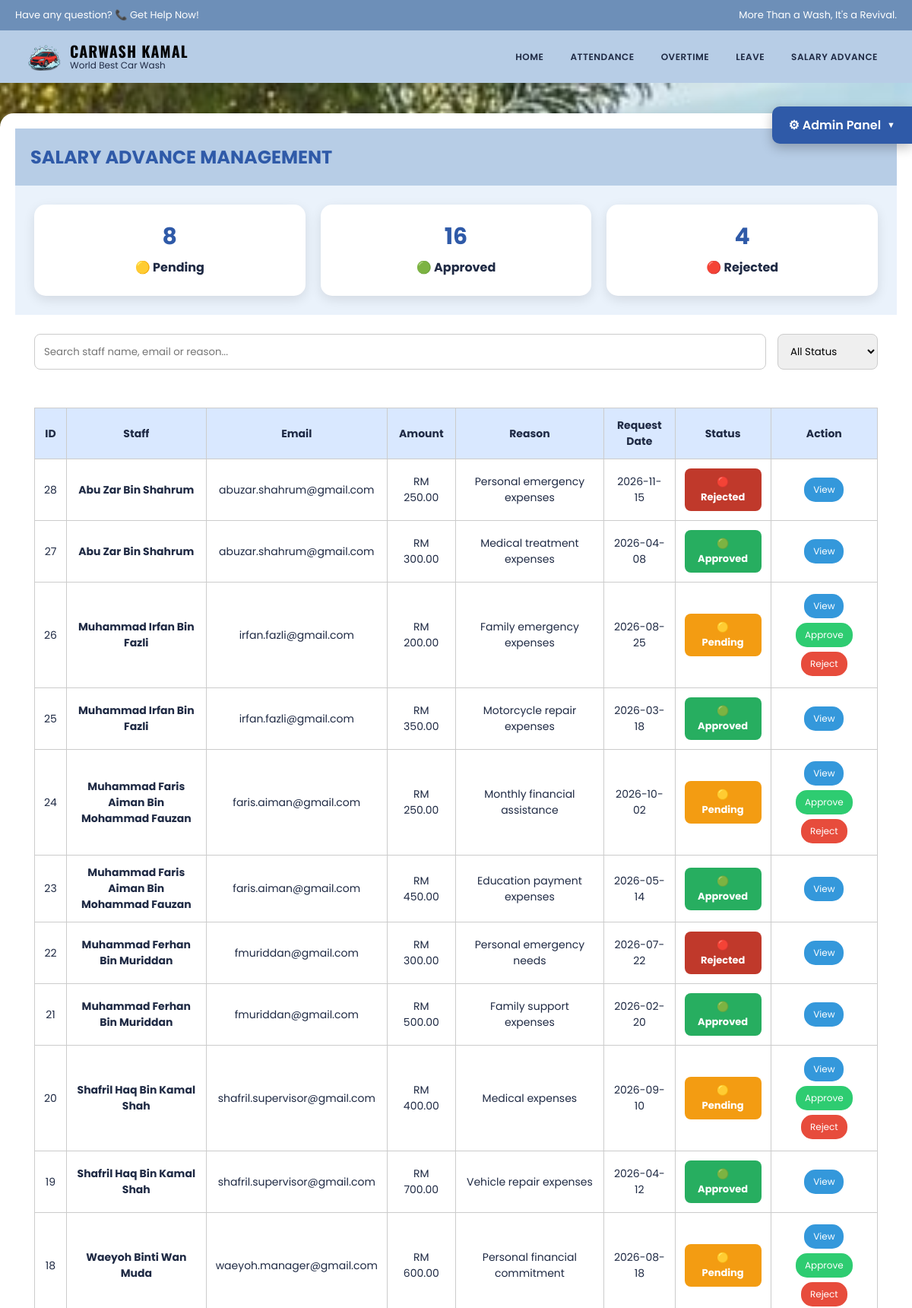
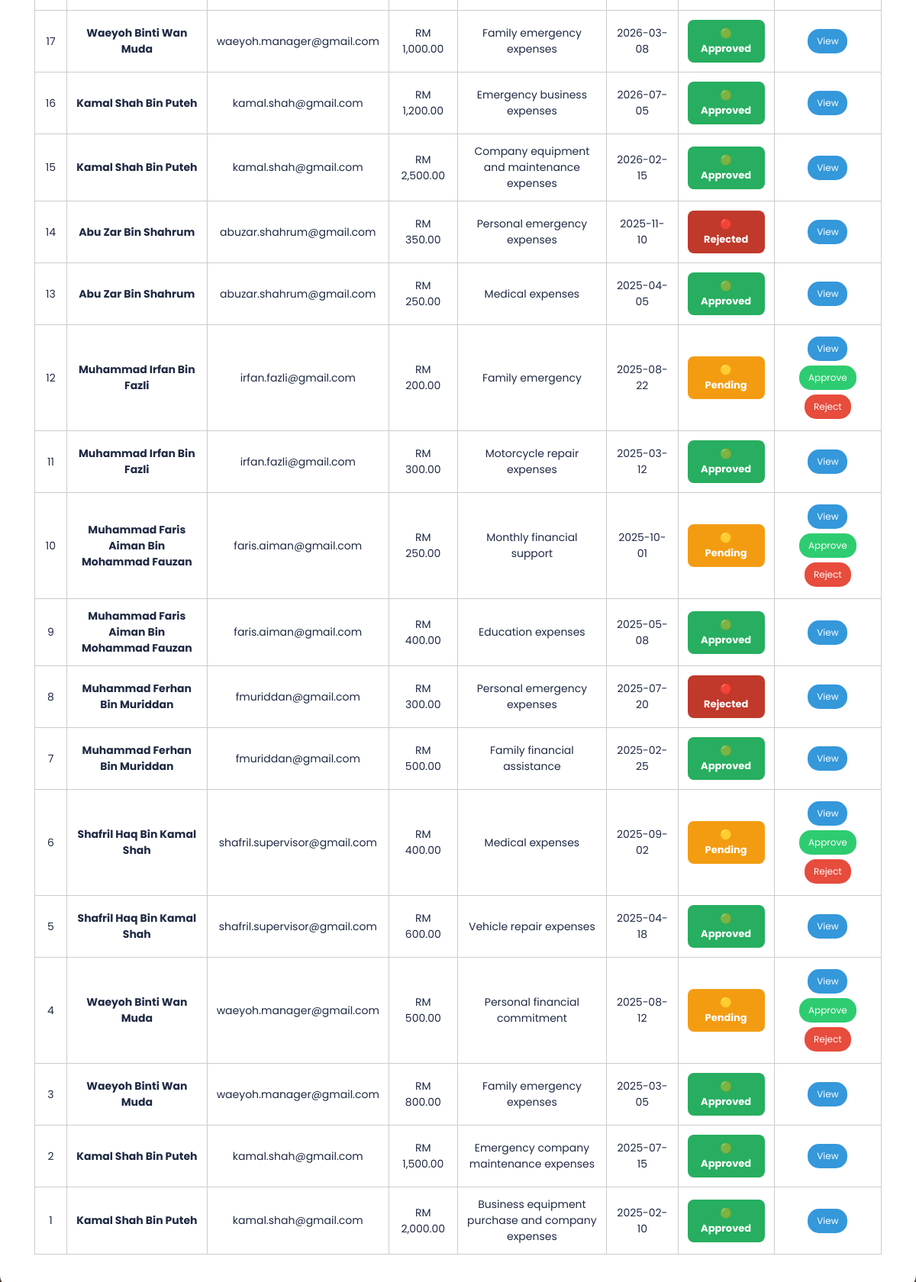
Screenshot of /staff/admin/salary_advance_management.php (signed in, upper part) with the database file from the repository (2 pictures, top to bottom).
### tables this page shows
CREATE TABLE `salary_advance` (
  `advance_id` int(11) NOT NULL,
  `staff_id` int(11) NOT NULL,
  `amount` int(11) NOT NULL,
  `reason` text NOT NULL,
  `request_date` date NOT NULL,
  `status` varchar(20) DEFAULT 'Pending'
);

CREATE TABLE `staff` (
  `staff_id` int(11) NOT NULL,
  `staff_name` varchar(50) NOT NULL,
  `staff_email` varchar(100) DEFAULT NULL,
  `staff_password` varchar(255) DEFAULT NULL,
  `staff_phonenum` int(11) NOT NULL,
  `staff_dob` date NOT NULL,
  `staff_state` varchar(50) NOT NULL,
  `staff_hiredate` date NOT NULL,
  `staff_salary` int(11) NOT NULL,
  `staff_job` varchar(20) NOT NULL,
  `staff_gender` tinyint(1) NOT NULL,
  `staff_image` varchar(255) DEFAULT NULL
);

### staff/admin/salary_advance_management.php (the view, shortened to what this page needs)
<?php
include("../../config.php");
$search = $_GET['search'] ?? "";
$query = "
SELECT
salary_advance.*,
staff.staff_name,
staff.staff_email
FROM salary_advance
JOIN staff
ON salary_advance.staff_id = staff.staff_id
WHERE
(
staff.staff_name LIKE ?
OR staff.staff_email LIKE ?
OR salary_advance.reason LIKE ?
)
";
$params = [
    "%$search%",
    "%$search%",
    "%$search%"
];
$query .= "
ORDER BY salary_advance.advance_id DESC
";
$stmt = $conn->prepare($query);
$stmt->execute($params);
$advance_list = $stmt->fetchAll();
$stmt = $conn->prepare("
SELECT COUNT(*)
FROM salary_advance
WHERE status='Pending'
");
$stmt->execute();
$pending = $stmt->fetchColumn();
$stmt = $conn->prepare("
SELECT COUNT(*)
FROM salary_advance
WHERE status='Approved'
");
$stmt->execute();
$approved = $stmt->fetchColumn();
$stmt = $conn->prepare("
SELECT COUNT(*)
FROM salary_advance
WHERE status='Rejected'
");
$stmt->execute();
$rejected = $stmt->fetchColumn();
?>
<?php include("../includes/admin_header.php"); ?>
<?php include("../includes/admin_toolbar.php"); ?>
<link rel="stylesheet" href="../../CSS/style.css">
<body>
<section class="page-bg">
<div class="container">
<div class="card">
<div class="card-header">
<h1>
SALARY ADVANCE MANAGEMENT
</h1>
</div>
<div class="dashboard">
<div class="box">
<h2>
<?php echo $pending; ?>
</h2>
<p>
🟡 Pending
</p>
</div>
<div class="box">
<h2>
<?php echo $approved; ?>
</h2>
<p>
🟢 Approved
</p>
</div>
<div class="box">
<h2>
<?php echo $rejected; ?>
</h2>
<p>
🔴 Rejected
</p>
</div>
</div>
<div class="search-box">
<form onsubmit="return false;">
<input
type="text"
id="searchInput"
placeholder="Search staff name, email or reason..."
>
<select id="statusFilter">
<option value="">
All Status
</option>
</select>
</form>
</div>
<div class="table-wrapper">
<table>
<tr>
<th>
ID
</th>
<th>
Staff
</th>
<th>
Email
</th>
<th>
Amount
</th>
<th>
Reason
</th>
<th>
Request Date
</th>
<th>
Status
</th>
<th>
Action
</th>
</tr>
<?php if(count($advance_list)>0){ ?>
<?php foreach($advance_list as $advance){ ?>
<tr
class="advance-row"
data-status="<?php echo $advance['status']; ?>"
>
<td>
<?php echo $advance['advance_id']; ?>
</td>
<td>
<b>
<?php echo $advance['staff_name']; ?>
</b>
</td>
<td>
<?php echo $advance['staff_email']; ?>
</td>
<td>
RM <?php echo number_format($advance['amount'],2); ?>
</td>
<td>
<?php echo $advance['reason']; ?>
</td>
<td>
<?php echo $advance['request_date']; ?>
</td>
<td class="status">
<?php if($advance['status']=="Pending"){ ?>
<span class="badge pending">
🟡 Pending
</span>
<?php } ?>
<?php if($advance['status']=="Approved"){ ?>
<span class="badge approved">
🟢 Approved
</span>
<?php } ?>
<?php if($advance['status']=="Rejected"){ ?>
<span class="badge rejected">
🔴 Rejected
</span>
<?php } ?>
</td>
<td>
<button
type="button"
class="action-btn view"
onclick="toggleDetails(<?php echo $advance['advance_id']; ?>)"
>
View
</button>
<?php if($advance['status']=="Pending"){ ?>
<a
href="approve_salary_advance.php?id=<?php echo $advance['advance_id']; ?>"
class="action-btn approve"
>
Approve
</a>
<a
href="reject_salary_advance.php?id=<?php echo $advance['advance_id']; ?>"
class="action-btn reject"
>
Reject
</a>
<?php } ?>
</td>
</tr>
<?php } ?>
<?php } ?>
</table>
</div>
</div>
</div>
</section>
</body>
</html>

### css/style.css (style rules this page uses)
* { margin: 0; padding: 0; box-sizing: border-box; }
body { background: #eaf2fb; font-family: 'Poppins', sans-serif; color: #1f2a44; }
.card { background: white; border-radius: 15px; box-shadow: 0 10px 25px rgba(0,0,0,0.1); padding: 20px; }

### staff/admin/salary_advance_management.php (style rules this page uses)
.page-bg { background:url("../../images/hero.jpg") center/cover no-repeat; min-height:100vh; padding:40px 0; display:flex; justify-content:center; }
.container { width:1200px; }
.card { background:white; border-radius:18px; overflow:hidden; box-shadow:0 12px 30px rgba(0,0,0,.2); }
.card-header { background:#b7cde6; padding:20px; }
.card-header h1 { margin:0; color:#2f5aa8; }
.dashboard { display:flex; gap:20px; padding:25px; background:#eaf2fb; }
.box { flex:1; background:white; padding:20px; border-radius:15px; text-align:center; box-shadow:0 5px 15px rgba(0,0,0,.1); }
.box h2 { margin:0; color:#2f5aa8; font-size:30px; }
.box p { margin:5px; font-weight:bold; }
.search-box { padding:25px; }
.search-box form { display:flex; gap:15px; }
.search-box input, .search-box select { padding:12px; border-radius:8px; border:1px solid #ccc; font-family:'Poppins',sans-serif; }
.search-box input { flex:1; }
.table-wrapper { padding:25px; overflow-x:auto; }
table { width:100%; border-collapse:collapse; font-size:14px; }
th { background:#d9e8ff; }
th, td { border:1px solid #ccc; padding:12px; text-align:center; }
.action-btn { padding:7px 12px; border-radius:15px; color:white; text-decoration:none; border:none; cursor:pointer; font-size:12px; display:inline-block; margin:3px; font-family:'Poppins',sans-serif; }
.view { background:#3498db; }
.approve { background:#2ecc71; }
.reject { background:#e74c3c; }
.status { font-weight:bold; }
.badge { display:inline-flex; align-items:center; justify-content:center; min-width:90px; padding:8px 15px; border-radius:8px; color:white; font-size:13px; font-weight:700; }
.pending { background:#f39c12; }
.approved { background:#27ae60; }
.rejected { background:#c0392b; }

### rows the page displays
salary_advance: advance_id "28", staff.staff_name "Abu Zar Bin Shahrum", staff.staff_email "abuzar.shahrum@gmail.com", amount "250.00", reason "Personal emergency expenses", request_date "2026-11-15", status "🔴 Rejected"
salary_advance: advance_id "27", staff.staff_name "Abu Zar Bin Shahrum", staff.staff_email "abuzar.shahrum@gmail.com", amount "300.00", reason "Medical treatment expenses", request_date "2026-04-08", status "🟢 Approved"
salary_advance: advance_id "26", staff.staff_name "Muhammad Irfan Bin Fazli", staff.staff_email "irfan.fazli@gmail.com", amount "200.00", reason "Family emergency expenses", request_date "2026-08-25", status "🟡 Pending"
salary_advance: advance_id "25", staff.staff_name "Muhammad Irfan Bin Fazli", staff.staff_email "irfan.fazli@gmail.com", amount "350.00", reason "Motorcycle repair expenses", request_date "2026-03-18", status "🟢 Approved"
salary_advance: advance_id "24", staff.staff_name "Muhammad Faris Aiman Bin Mohammad Fauzan", staff.staff_email "faris.aiman@gmail.com", amount "250.00", reason "Monthly financial assistance", request_date "2026-10-02", status "🟡 Pending"
salary_advance: advance_id "23", staff.staff_name "Muhammad Faris Aiman Bin Mohammad Fauzan", staff.staff_email "faris.aiman@gmail.com", amount "450.00", reason "Education payment expenses", request_date "2026-05-14", status "🟢 Approved"
salary_advance: advance_id "22", staff.staff_name "Muhammad Ferhan Bin Muriddan", staff.staff_email "fmuriddan@gmail.com", amount "300.00", reason "Personal emergency needs", request_date "2026-07-22", status "🔴 Rejected"
salary_advance: advance_id "21", staff.staff_name "Muhammad Ferhan Bin Muriddan", staff.staff_email "fmuriddan@gmail.com", amount "500.00", reason "Family support expenses", request_date "2026-02-20", status "🟢 Approved"
salary_advance: advance_id "20", staff.staff_name "Shafril Haq Bin Kamal Shah", staff.staff_email "shafril.supervisor@gmail.com", amount "400.00", reason "Medical expenses", request_date "2026-09-10", status "🟡 Pending"
salary_advance: advance_id "19", staff.staff_name "Shafril Haq Bin Kamal Shah", staff.staff_email "shafril.supervisor@gmail.com", amount "700.00", reason "Vehicle repair expenses", request_date "2026-04-12", status "🟢 Approved"
salary_advance: advance_id "18", staff.staff_name "Waeyoh Binti Wan Muda", staff.staff_email "waeyoh.manager@gmail.com", amount "600.00", reason "Personal financial commitment", request_date "2026-08-18", status "🟡 Pending"
salary_advance: advance_id "17", staff.staff_name "Waeyoh Binti Wan Muda", staff.staff_email "waeyoh.manager@gmail.com", amount "1,000.00", reason "Family emergency expenses", request_date "2026-03-08", status "🟢 Approved"
salary_advance: advance_id "16", staff.staff_name "Kamal Shah Bin Puteh", staff.staff_email "kamal.shah@gmail.com", amount "1,200.00", reason "Emergency business expenses", request_date "2026-07-05", status "🟢 Approved"
salary_advance: advance_id "15", staff.staff_name "Kamal Shah Bin Puteh", staff.staff_email "kamal.shah@gmail.com", amount "2,500.00", reason "Company equipment and maintenance expenses", request_date "2026-02-15", status "🟢 Approved"
salary_advance: advance_id "14", staff.staff_name "Abu Zar Bin Shahrum", staff.staff_email "abuzar.shahrum@gmail.com", amount "350.00", reason "Personal emergency expenses", request_date "2025-11-10", status "🔴 Rejected"
salary_advance: advance_id "13", staff.staff_name "Abu Zar Bin Shahrum", staff.staff_email "abuzar.shahrum@gmail.com", amount "250.00", reason "Medical expenses", request_date "2025-04-05", status "🟢 Approved"
salary_advance: advance_id "12", staff.staff_name "Muhammad Irfan Bin Fazli", staff.staff_email "irfan.fazli@gmail.com", amount "200.00", reason "Family emergency", request_date "2025-08-22", status "🟡 Pending"
salary_advance: advance_id "11", staff.staff_name "Muhammad Irfan Bin Fazli", staff.staff_email "irfan.fazli@gmail.com", amount "300.00", reason "Motorcycle repair expenses", request_date "2025-03-12", status "🟢 Approved"
salary_advance: advance_id "10", staff.staff_name "Muhammad Faris Aiman Bin Mohammad Fauzan", staff.staff_email "faris.aiman@gmail.com", amount "250.00", reason "Monthly financial support", request_date "2025-10-01", status "🟡 Pending"
salary_advance: advance_id "9", staff.staff_name "Muhammad Faris Aiman Bin Mohammad Fauzan", staff.staff_email "faris.aiman@gmail.com", amount "400.00", reason "Education expenses", request_date "2025-05-08", status "🟢 Approved"
salary_advance: advance_id "8", staff.staff_name "Muhammad Ferhan Bin Muriddan", staff.staff_email "fmuriddan@gmail.com", amount "300.00", reason "Personal emergency expenses", request_date "2025-07-20", status "🔴 Rejected"
salary_advance: advance_id "7", staff.staff_name "Muhammad Ferhan Bin Muriddan", staff.staff_email "fmuriddan@gmail.com", amount "500.00", reason "Family financial assistance", request_date "2025-02-25", status "🟢 Approved"
salary_advance: advance_id "6", staff.staff_name "Shafril Haq Bin Kamal Shah", staff.staff_email "shafril.supervisor@gmail.com", amount "400.00", reason "Medical expenses", request_date "2025-09-02", status "🟡 Pending"
salary_advance: advance_id "5", staff.staff_name "Shafril Haq Bin Kamal Shah", staff.staff_email "shafril.supervisor@gmail.com", amount "600.00", reason "Vehicle repair expenses", request_date "2025-04-18", status "🟢 Approved"
salary_advance: advance_id "4", staff.staff_name "Waeyoh Binti Wan Muda", staff.staff_email "waeyoh.manager@gmail.com", amount "500.00", reason "Personal financial commitment", request_date "2025-08-12", status "🟡 Pending"
salary_advance: advance_id "3", staff.staff_name "Waeyoh Binti Wan Muda", staff.staff_email "waeyoh.manager@gmail.com", amount "800.00", reason "Family emergency expenses", request_date "2025-03-05", status "🟢 Approved"
salary_advance: advance_id "2", staff.staff_name "Kamal Shah Bin Puteh", staff.staff_email "kamal.shah@gmail.com", amount "1,500.00", reason "Emergency company maintenance expenses", request_date "2025-07-15", status "🟢 Approved"
salary_advance: advance_id "1", staff.staff_name "Kamal Shah Bin Puteh", staff.staff_email "kamal.shah@gmail.com", amount "2,000.00", reason "Business equipment purchase and company expenses", request_date "2025-02-10", status "🟢 Approved"

### other values shown
$pending "8"
$approved "16"
$rejected "4"
